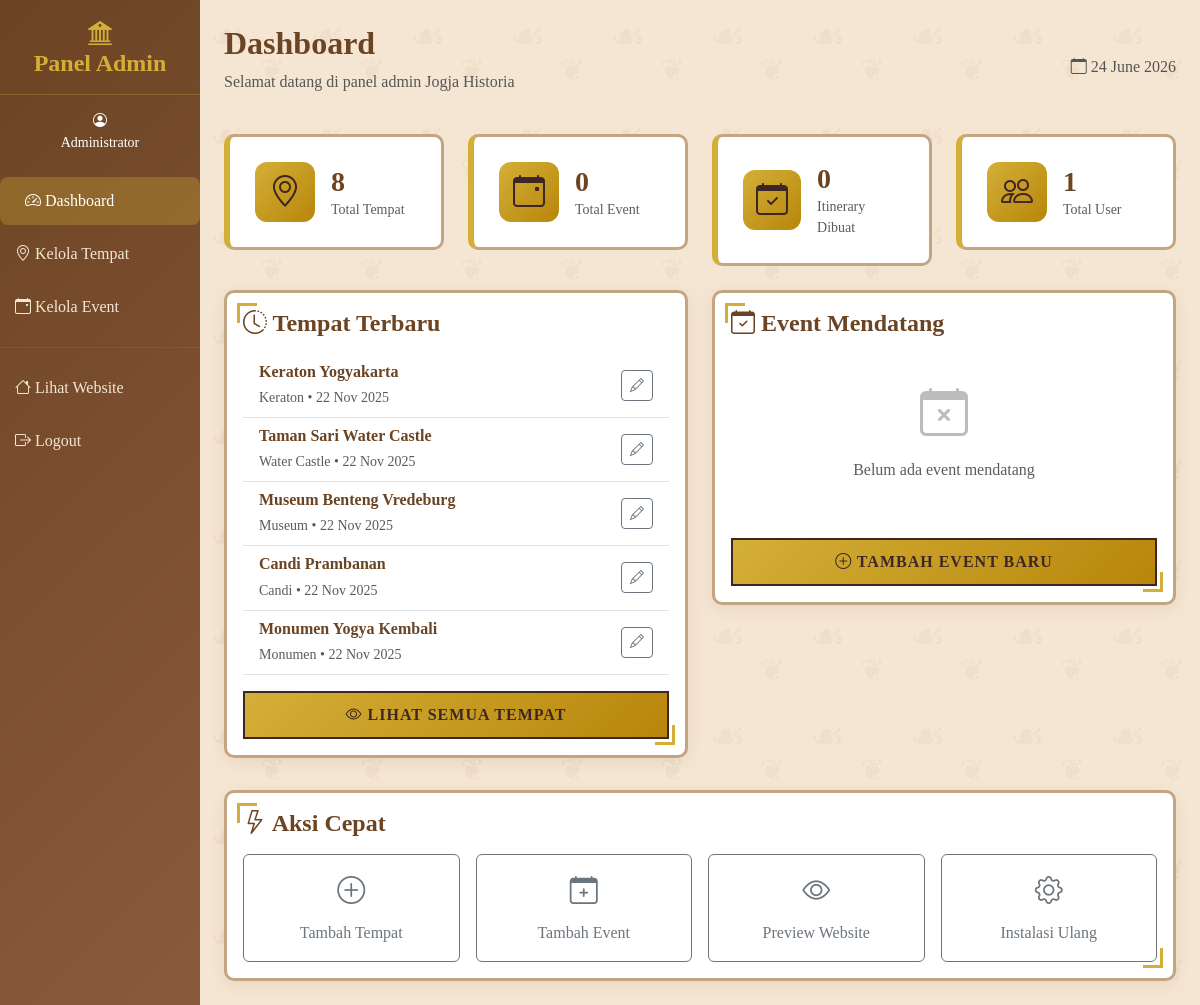
The app's page /admin/dashboard.php (signed in) with its own data.
### tables this page shows
CREATE TABLE `tempat` (
  `id` int(11) NOT NULL,
  `judul` varchar(255) NOT NULL,
  `slug` varchar(255) NOT NULL,
  `kategori` varchar(100) NOT NULL,
  `deskripsi_singkat` text DEFAULT NULL,
  `deskripsi_lengkap` text DEFAULT NULL,
  `alamat` text DEFAULT NULL,
  `latitude` decimal(10,8) DEFAULT NULL,
  `longitude` decimal(11,8) DEFAULT NULL,
  `jam_buka` varchar(255) DEFAULT NULL,
  `info_tiket` longtext DEFAULT NULL CHECK (json_valid(`info_tiket`)),
  `info_aksesibilitas` longtext DEFAULT NULL CHECK (json_valid(`info_aksesibilitas`)),
  `kontak` varchar(255) DEFAULT NULL,
  `website` varchar(255) DEFAULT NULL,
  `gambar` longtext DEFAULT NULL CHECK (json_valid(`gambar`)),
  `dibuat_oleh` int(11) DEFAULT NULL,
  `dibuat_pada` timestamp NOT NULL DEFAULT current_timestamp(),
  `diperbarui_pada` timestamp NOT NULL DEFAULT current_timestamp() ON UPDATE current_timestamp()
);

### admin/dashboard.php (the view, shortened to what this page needs)
<?php
require_once '../config.php';
$sql = "SELECT COUNT(*) as jumlah FROM tempat";
$stmt = $koneksi->prepare($sql);
$stmt->execute();
$hasil = $stmt->get_result();
$total_tempat = $hasil->fetch_assoc()['jumlah'];
$sql = "SELECT COUNT(*) as jumlah FROM acara";
$stmt = $koneksi->prepare($sql);
$stmt->execute();
$hasil = $stmt->get_result();
$total_acara = $hasil->fetch_assoc()['jumlah'];
$sql = "SELECT COUNT(*) as jumlah FROM rencana_perjalanan";
$stmt = $koneksi->prepare($sql);
$stmt->execute();
$hasil = $stmt->get_result();
$total_rencana = $hasil->fetch_assoc()['jumlah'];
$sql = "SELECT COUNT(*) as jumlah FROM pengguna";
$stmt = $koneksi->prepare($sql);
$stmt->execute();
$hasil = $stmt->get_result();
$total_pengguna = $hasil->fetch_assoc()['jumlah'];
$sql = "SELECT * FROM tempat ORDER BY dibuat_pada DESC LIMIT 5";
$stmt = $koneksi->prepare($sql);
$stmt->execute();
$hasil = $stmt->get_result();
$tempat_terbaru = array();
while($baris = $hasil->fetch_assoc()) {
    $tempat_terbaru[] = $baris;
}
$acara_mendatang = array();
?>
<!DOCTYPE html>
<html lang="id">
<head>
    <link href="https://cdn.jsdelivr.net/npm/bootstrap@5.3.0/dist/css/bootstrap.min.css" rel="stylesheet">
    <link rel="stylesheet" href="https://cdn.jsdelivr.net/npm/bootstrap-icons@1.10.0/font/bootstrap-icons.css">
    <link rel="stylesheet" href="../assets/css/styles.css">
</head>
<body class="pola-wayang">
    <div class="container-fluid">
        <div class="row">
            <div class="col-md-3 col-lg-2 px-0 sidebar-admin">
                <div class="text-center mb-4">
                    <h4 class="teks-emas">
                        <i class="bi bi-bank2"></i><br>
                        Panel Admin
                    </h4>
                    <hr style="border-color: var(--gold);">
                    <p class="small">
                        <i class="bi bi-person-circle"></i><br>
                        <?php echo htmlspecialchars($_SESSION['nama_user']); ?>
                    </p>
                </div>
                <nav>
                    <a href="dashboard.php" class="link-nav-admin active">
                        <i class="bi bi-speedometer2"></i> Dashboard
                    </a>
                    <a href="kelola_tempat.php" class="link-nav-admin">
                        <i class="bi bi-geo-alt"></i> Kelola Tempat
                    </a>
                    <a href="kelola_acara.php" class="link-nav-admin">
                        <i class="bi bi-calendar-event"></i> Kelola Event
                    </a>
                    <hr style="border-color: rgba(255,255,255,0.2);">
                    <a href="../index.php" class="link-nav-admin">
                        <i class="bi bi-house"></i> Lihat Website
                    </a>
                    <a href="../logout.php" class="link-nav-admin">
                        <i class="bi bi-box-arrow-right"></i> Logout
                    </a>
                </nav>
            </div>
            <div class="col-md-9 col-lg-10 px-4 py-4">
                <div class="d-flex justify-content-between align-items-center mb-4">
                    <div>
                        <h2 class="teks-coklat">Dashboard</h2>
                        <p class="text-muted">Selamat datang di panel admin Jogja Historia</p>
                    </div>
                    <div>
                        <span class="text-muted">
                            <i class="bi bi-calendar"></i>
                            <?php echo date('d F Y'); ?>
                        </span>
                    </div>
                </div>
                <div class="row g-4 mb-4">
                    <div class="col-md-6 col-lg-3">
                        <div class="kartu-statistik">
                            <div class="d-flex align-items-center">
                                <div class="ikon-statistik me-3">
                                    <i class="bi bi-geo-alt"></i>
                                </div>
                                <div>
                                    <h3 class="teks-coklat mb-0"><?php echo $total_tempat; ?></h3>
                                    <p class="text-muted mb-0 small">Total Tempat</p>
                                </div>
                            </div>
                        </div>
                    </div>
                    <div class="col-md-6 col-lg-3">
                        <div class="kartu-statistik">
                            <div class="d-flex align-items-center">
                                <div class="ikon-statistik me-3">
                                    <i class="bi bi-calendar-event"></i>
                                </div>
                                <div>
                                    <h3 class="teks-coklat mb-0"><?php echo $total_acara; ?></h3>
                                    <p class="text-muted mb-0 small">Total Event</p>
                                </div>
                            </div>
                        </div>
                    </div>
                    <div class="col-md-6 col-lg-3">
                        <div class="kartu-statistik">
                            <div class="d-flex align-items-center">
                                <div class="ikon-statistik me-3">
                                    <i class="bi bi-calendar-check"></i>
                                </div>
                                <div>
                                    <h3 class="teks-coklat mb-0"><?php echo $total_rencana; ?></h3>
                                    <p class="text-muted mb-0 small">Itinerary Dibuat</p>
                                </div>
                            </div>
                        </div>
                    </div>
                    <div class="col-md-6 col-lg-3">
                        <div class="kartu-statistik">
                            <div class="d-flex align-items-center">
                                <div class="ikon-statistik me-3">
                                    <i class="bi bi-people"></i>
                                </div>
                                <div>
                                    <h3 class="teks-coklat mb-0"><?php echo $total_pengguna; ?></h3>
                                    <p class="text-muted mb-0 small">Total User</p>
                                </div>
                            </div>
                        </div>
                    </div>
                </div>
                <div class="row g-4">
                    <div class="col-lg-6">
                        <div class="card kartu-tradisional">
                            <div class="card-body">
                                <h4 class="teks-coklat mb-3">
                                    <i class="bi bi-clock-history"></i> Tempat Terbaru
                                </h4>
                                <div class="list-group list-group-flush">
                                    <?php if(count($tempat_terbaru) > 0): ?>
                                        <?php foreach($tempat_terbaru as $tempat): ?>
                                        <div class="list-group-item border-0 border-bottom">
                                            <div class="d-flex justify-content-between align-items-center">
                                                <div>
                                                    <h6 class="mb-1 teks-coklat">
                                                        <?php echo htmlspecialchars($tempat['judul']); ?>
                                                    </h6>
                                                    <small class="text-muted">
                                                        <?php echo htmlspecialchars($tempat['kategori']); ?> •
                                                        <?php echo date('d M Y', strtotime($tempat['dibuat_pada'])); ?>
                                                    </small>
                                                </div>
                                                <a href="edit-tempat.php?id=<?php echo $tempat['id']; ?>"
                                                   class="btn btn-outline-secondary btn-sm">
                                                    <i class="bi bi-pencil"></i>
                                                </a>
                                            </div>
                                        </div>
                                        <?php endforeach; ?>
                                    <?php endif; ?>
                                </div>
                                <div class="mt-3">
                                    <a href="kelola_tempat.php" class="btn btn-traditional w-100">
                                        <i class="bi bi-eye"></i> Lihat Semua Tempat
                                    </a>
                                </div>
                            </div>
                        </div>
                    </div>
                    <div class="col-lg-6">
                        <div class="card kartu-tradisional">
                            <div class="card-body">
                                <h4 class="teks-coklat mb-3">
                                    <i class="bi bi-calendar-check"></i> Event Mendatang
                                </h4>
                                <div class="list-group list-group-flush">
                                    <?php if(count($acara_mendatang) > 0): ?>
                                        <?php foreach($acara_mendatang as $acara): ?>
                                        <div class="list-group-item border-0 border-bottom">
                                            <div class="d-flex justify-content-between align-items-center">
                                                <div>
                                                    <h6 class="mb-1 teks-coklat">
                                                        <?php echo htmlspecialchars($acara['judul']); ?>
                                                    </h6>
                                                    <small class="text-muted">
                                                        <?php echo htmlspecialchars($acara['judul_tempat']); ?> •
                                                        <?php echo date('d M Y', strtotime($acara['tanggal_mulai'])); ?>
                                                    </small>
                                                </div>
                                            </div>
                                        </div>
                                        <?php endforeach; ?>
                                    <?php else: ?>
                                        <div class="text-center py-4">
                                            <i class="bi bi-calendar-x" style="font-size: 3rem; opacity: 0.3;"></i>
                                            <p class="text-muted mt-2">Belum ada event mendatang</p>
                                        </div>
                                    <?php endif; ?>
                                </div>
                                <div class="mt-3">
                                    <a href="kelola_acara.php" class="btn btn-traditional w-100">
                                        <i class="bi bi-plus-circle"></i> Tambah Event Baru
                                    </a>
                                </div>
                            </div>
                        </div>
                    </div>
                </div>
                <div class="row g-4 mt-2">
                    <div class="col-12">
                        <div class="card kartu-tradisional">
                            <div class="card-body">
                                <h4 class="teks-coklat mb-3">
                                    <i class="bi bi-lightning"></i> Aksi Cepat
                                </h4>
                                <div class="row g-3">
                                    <div class="col-md-3">
                                        <a href="tambah_tempat.php" class="btn btn-outline-secondary w-100 py-3">
                                            <i class="bi bi-plus-circle fs-3 d-block mb-2"></i>
                                            Tambah Tempat
                                        </a>
                                    </div>
                                    <div class="col-md-3">
                                        <a href="kelola_acara.php" class="btn btn-outline-secondary w-100 py-3">
                                            <i class="bi bi-calendar-plus fs-3 d-block mb-2"></i>
                                            Tambah Event
                                        </a>
                                    </div>
                                    <div class="col-md-3">
                                        <a href="../jelajahi.php" class="btn btn-outline-secondary w-100 py-3">
                                            <i class="bi bi-eye fs-3 d-block mb-2"></i>
                                            Preview Website
                                        </a>
                                    </div>
                                    <div class="col-md-3">
                                        <a href="../instalasi.php" class="btn btn-outline-secondary w-100 py-3">
                                            <i class="bi bi-gear fs-3 d-block mb-2"></i>
                                            Instalasi Ulang
                                        </a>
                                    </div>
                                </div>
                            </div>
                        </div>
                    </div>
                </div>
            </div>
        </div>
    </div>
</body>
</html>

### records on screen
tempat: judul "Keraton Yogyakarta", kategori "Keraton", dibuat_pada "22 Nov 2025"
tempat: judul "Taman Sari Water Castle", kategori "Water Castle", dibuat_pada "22 Nov 2025"
tempat: judul "Museum Benteng Vredeburg", kategori "Museum", dibuat_pada "22 Nov 2025"
tempat: judul "Candi Prambanan", kategori "Candi", dibuat_pada "22 Nov 2025"
tempat: judul "Monumen Yogya Kembali", kategori "Monumen", dibuat_pada "22 Nov 2025"

### other values on screen
$_SESSION['nama_user'] "Administrator"
$total_tempat "8"
$total_acara "0"
$total_rencana "0"
$total_pengguna "1"
